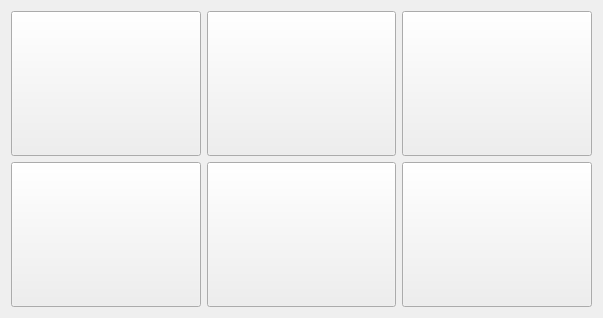
<?xml version="1.0" encoding="UTF-8"?>
<ui version="4.0">
 <class>Form</class>
 <widget class="QWidget" name="Form">
  <property name="geometry">
   <rect>
    <x>0</x>
    <y>0</y>
    <width>603</width>
    <height>318</height>
   </rect>
  </property>
  <property name="windowTitle">
   <string>菜单</string>
  </property>
  <layout class="QHBoxLayout" name="horizontalLayout">
   <item>
    <layout class="QGridLayout" name="gridLayout">
     <item row="0" column="4">
      <widget class="QPushButton" name="QB_Button">
       <property name="sizePolicy">
        <sizepolicy hsizetype="MinimumExpanding" vsizetype="MinimumExpanding">
         <horstretch>0</horstretch>
         <verstretch>0</verstretch>
        </sizepolicy>
       </property>
       <property name="cursor">
        <cursorShape>PointingHandCursor</cursorShape>
       </property>
       <property name="text">
        <string/>
       </property>
      </widget>
     </item>
     <item row="0" column="3">
      <widget class="QPushButton" name="TX_Button">
       <property name="sizePolicy">
        <sizepolicy hsizetype="MinimumExpanding" vsizetype="MinimumExpanding">
         <horstretch>0</horstretch>
         <verstretch>0</verstretch>
        </sizepolicy>
       </property>
       <property name="cursor">
        <cursorShape>PointingHandCursor</cursorShape>
       </property>
       <property name="text">
        <string/>
       </property>
      </widget>
     </item>
     <item row="2" column="2">
      <widget class="QPushButton" name="JC_Button">
       <property name="sizePolicy">
        <sizepolicy hsizetype="MinimumExpanding" vsizetype="MinimumExpanding">
         <horstretch>0</horstretch>
         <verstretch>0</verstretch>
        </sizepolicy>
       </property>
       <property name="cursor">
        <cursorShape>PointingHandCursor</cursorShape>
       </property>
       <property name="text">
        <string/>
       </property>
      </widget>
     </item>
     <item row="2" column="3">
      <widget class="QPushButton" name="SJ_Button">
       <property name="sizePolicy">
        <sizepolicy hsizetype="MinimumExpanding" vsizetype="MinimumExpanding">
         <horstretch>0</horstretch>
         <verstretch>0</verstretch>
        </sizepolicy>
       </property>
       <property name="cursor">
        <cursorShape>PointingHandCursor</cursorShape>
       </property>
       <property name="text">
        <string/>
       </property>
      </widget>
     </item>
     <item row="2" column="4">
      <widget class="QPushButton" name="BB_Button">
       <property name="sizePolicy">
        <sizepolicy hsizetype="MinimumExpanding" vsizetype="MinimumExpanding">
         <horstretch>0</horstretch>
         <verstretch>0</verstretch>
        </sizepolicy>
       </property>
       <property name="cursor">
        <cursorShape>PointingHandCursor</cursorShape>
       </property>
       <property name="text">
        <string/>
       </property>
      </widget>
     </item>
     <item row="0" column="2">
      <widget class="QPushButton" name="FB_Button">
       <property name="sizePolicy">
        <sizepolicy hsizetype="MinimumExpanding" vsizetype="MinimumExpanding">
         <horstretch>0</horstretch>
         <verstretch>0</verstretch>
        </sizepolicy>
       </property>
       <property name="cursor">
        <cursorShape>PointingHandCursor</cursorShape>
       </property>
       <property name="text">
        <string/>
       </property>
      </widget>
     </item>
    </layout>
   </item>
  </layout>
 </widget>
 <resources/>
 <connections/>
</ui>
